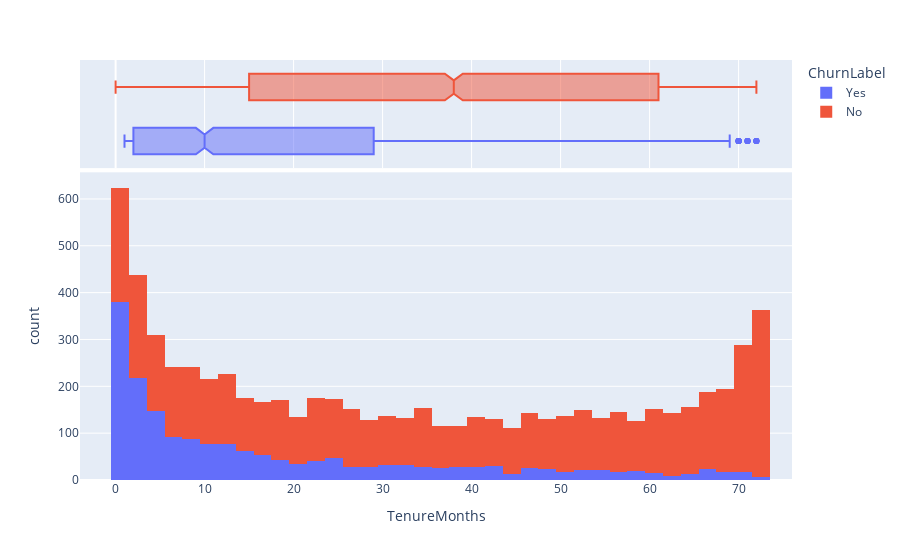

The cell this chart's notebook holds for it:
### Markdown cell above
I think it's crucial to analyze how long consumers have used the service and how many months they stay before looking at what services they've utilized and their other qualities.

Let's see how many months the churned customers used our service and when the most stopped utilizing it.

### Code cell
fig = px.histogram(
    df,
    x="TenureMonths",
    color="ChurnLabel",
    marginal="box"
)
fig.show()

### Figure 1 — Plotly figure (JSON) as saved in the notebook; plotly's stock layout.template omitted (floating-point values rounded to 4 significant figures; data arrays with more than 128 entries replaced by an {"elided": "..."} marker saying what was removed)
{"data": [{"alignmentgroup": "True", "bingroup": "x", "hovertemplate": "ChurnLabel=Yes<br>TenureMonths=%{x}<br>count=%{y}<extra></extra>", "legendgroup": "Yes", "marker": {"color": "#636efa", "pattern": {"shape": ""}}, "name": "Yes", "offsetgroup": "Yes", "orientation": "v", "showlegend": true, "type": "histogram", "x": {"elided": "1869 int values"}, "xaxis": "x", "yaxis": "y"}, {"alignmentgroup": "True", "hovertemplate": "ChurnLabel=Yes<br>TenureMonths=%{x}<extra></extra>", "legendgroup": "Yes", "marker": {"color": "#636efa"}, "name": "Yes", "notched": true, "offsetgroup": "Yes", "showlegend": false, "type": "box", "x": {"elided": "1869 int values"}, "xaxis": "x2", "yaxis": "y2"}, {"alignmentgroup": "True", "bingroup": "x", "hovertemplate": "ChurnLabel=No<br>TenureMonths=%{x}<br>count=%{y}<extra></extra>", "legendgroup": "No", "marker": {"color": "#EF553B", "pattern": {"shape": ""}}, "name": "No", "offsetgroup": "No", "orientation": "v", "showlegend": true, "type": "histogram", "x": {"elided": "5174 int values"}, "xaxis": "x", "yaxis": "y"}, {"alignmentgroup": "True", "hovertemplate": "ChurnLabel=No<br>TenureMonths=%{x}<extra></extra>", "legendgroup": "No", "marker": {"color": "#EF553B"}, "name": "No", "notched": true, "offsetgroup": "No", "showlegend": false, "type": "box", "x": {"elided": "5174 int values"}, "xaxis": "x2", "yaxis": "y2"}], "layout": {"autosize": true, "barmode": "relative", "legend": {"title": {"text": "ChurnLabel"}, "tracegroupgap": 0}, "margin": {"t": 60}, "xaxis": {"anchor": "y", "autorange": true, "domain": [0, 1], "range": [-4.0, 76], "title": {"text": "TenureMonths"}, "type": "linear"}, "xaxis2": {"anchor": "y2", "autorange": true, "domain": [0, 1], "matches": "x", "range": [-4.0, 76], "showgrid": true, "showticklabels": false, "type": "linear"}, "yaxis": {"anchor": "x", "autorange": true, "domain": [0, 0.7326], "range": [0, 656.8], "title": {"text": "count"}}, "yaxis2": {"anchor": "x2", "autorange": true, "domain": [0.7426, 1], "matches": "y2", "range": [-0.5, 1.5], "showgrid": false, "showline": false, "showticklabels": false, "ticks": "", "type": "category"}}}
